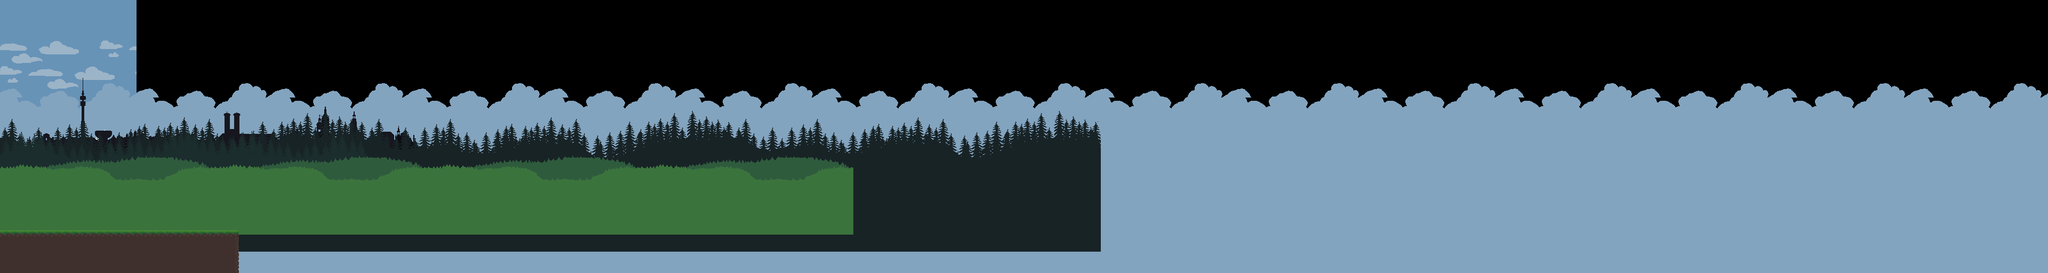

A 2D game scene composited from a Tiled map and its tileset images. What follows is a short description and the map's XML, with each tile layer's data collapsed to a summary:
An orthogonal 240x32 tile map with 16x16 px tiles, 2 tile layers (bgTiles, fgTiles), 10 image layers and 2 objects (ground, start).

<map version="1.4" tiledversion="1.4.1" orientation="orthogonal" renderorder="right-down" compressionlevel="0" width="240" height="32" tilewidth="16" tileheight="16" infinite="0" nextlayerid="40" nextobjectid="252">
 <tileset firstgid="1" source="OctoberBro.tsx" />
 <imagelayer id="22" name="bgImageStatic" offsetx="0" offsety="-128">
  <image source="sky1.png" width="256" height="640" />
 </imagelayer>
 <imagelayer id="21" name="bgImageClouds2" offsetx="0" offsety="-128">
  <image source="sky2.png" width="256" height="640" />
 </imagelayer>
 <imagelayer id="27" name="bgImageMountains" offsetx="0" offsety="192">
  <image source="mountains.png" width="384" height="320" />
 </imagelayer>
 <imagelayer id="20" name="bgImageClouds1" opacity="0.9" offsetx="0" offsety="-128">
  <image source="clouds.png" width="256" height="640" />
 </imagelayer>
 <imagelayer id="33" name="bgImageMunich2" offsetx="64" offsety="142">
  <image source="munich-2.png" width="715" height="250" />
 </imagelayer>
 <imagelayer id="32" name="bgImageMunich1" offsetx="192" offsety="152">
  <image source="munich-1.png" width="715" height="250" />
 </imagelayer>
 <imagelayer id="23" name="bgImageForrest2" offsetx="0" offsety="208">
  <image source="pine2.png" width="688" height="264" />
 </imagelayer>
 <imagelayer id="24" name="bgImageForrest1" offsetx="0" offsety="240">
  <image source="pine1.png" width="688" height="200" />
 </imagelayer>
 <imagelayer id="35" name="bgImageGrass2" offsetx="0" offsety="208">
  <image source="grass2.png" width="400" height="232" />
 </imagelayer>
 <imagelayer id="34" name="bgImageGrass1" offsetx="0" offsety="232">
  <image source="grass1.png" width="400" height="240" />
 </imagelayer>
 <layer id="4" name="bgTiles" width="240" height="32">
  <data>[7680 cells, 0 non-empty, 0 distinct tile ids]</data>
 </layer>
 <layer id="5" name="fgTiles" width="240" height="32">
  <data>[7680 cells, 140 non-empty, 4 distinct tile ids]</data>
 </layer>
 <objectgroup id="39" name="objects" />
 <objectgroup id="6" name="ground">
  <object id="205" type="ground" x="0" y="432" width="448" height="80" />
 </objectgroup>
 <objectgroup id="31" name="poles" />
 <objectgroup id="8" name="boxes" />
 <objectgroup id="9" name="bricks" />
 <objectgroup id="10" name="foxes" />
 <objectgroup id="11" name="hedgehogs" />
 <objectgroup id="12" name="collider" />
 <objectgroup id="29" name="fishes" />
 <objectgroup id="13" name="drunkenGuys" />
 <objectgroup id="28" name="coins" />
 <objectgroup id="30" name="spikes" />
 <objectgroup id="14" name="water" />
 <objectgroup id="15" name="bouncers" />
 <objectgroup id="16" name="platforms" />
 <objectgroup id="18" name="goal" />
 <objectgroup id="19" name="start">
  <object id="194" type="start" x="48" y="416" width="16" height="16">
   <properties>
    <property name="leftDirection" type="bool" value="false" />
   </properties>
  </object>
 </objectgroup>
 <objectgroup id="36" name="ravens" />
 <objectgroup id="37" name="frogs" />
 <objectgroup id="38" name="infos" />
</map>